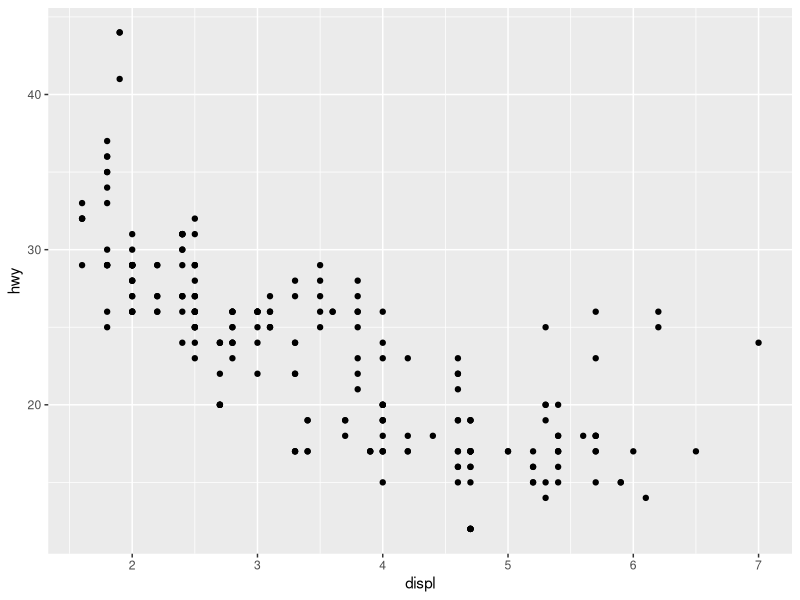
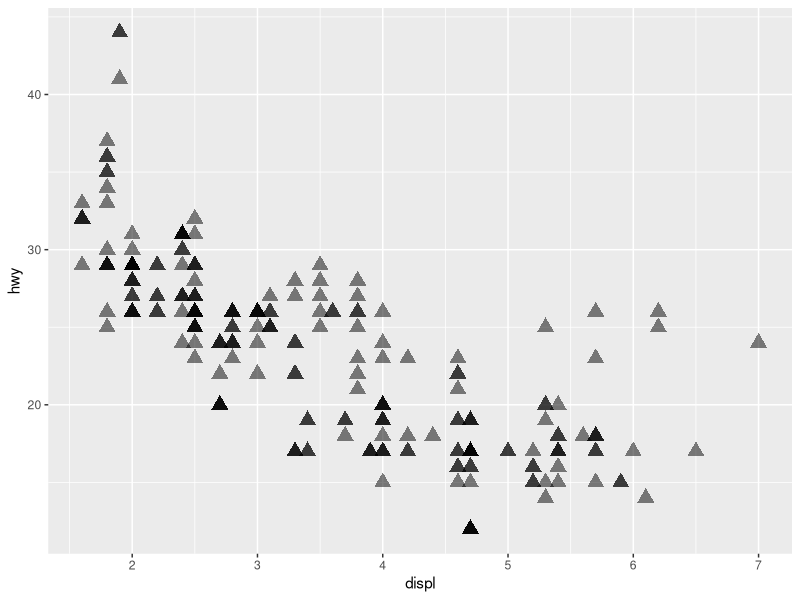
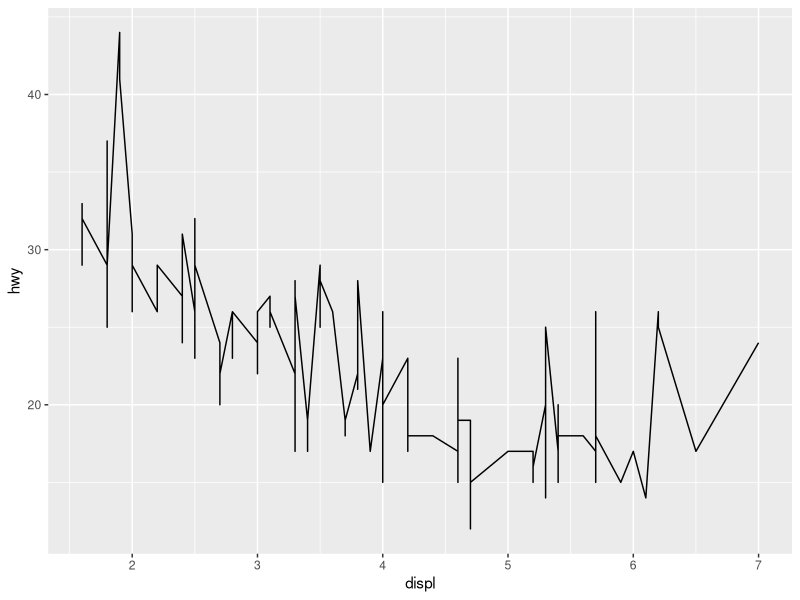
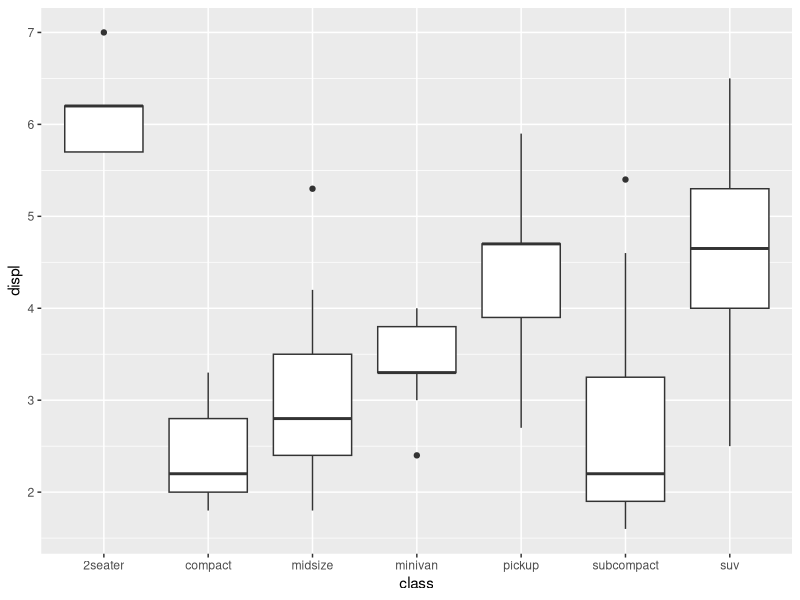
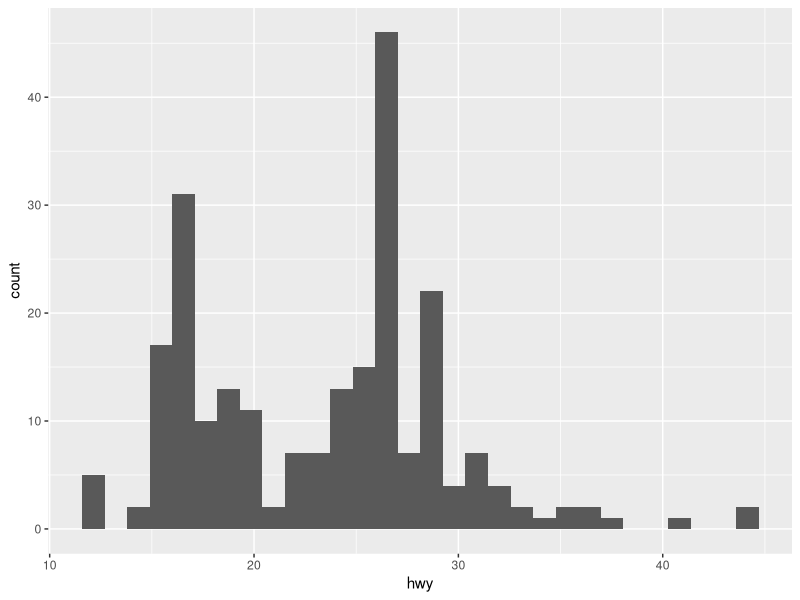
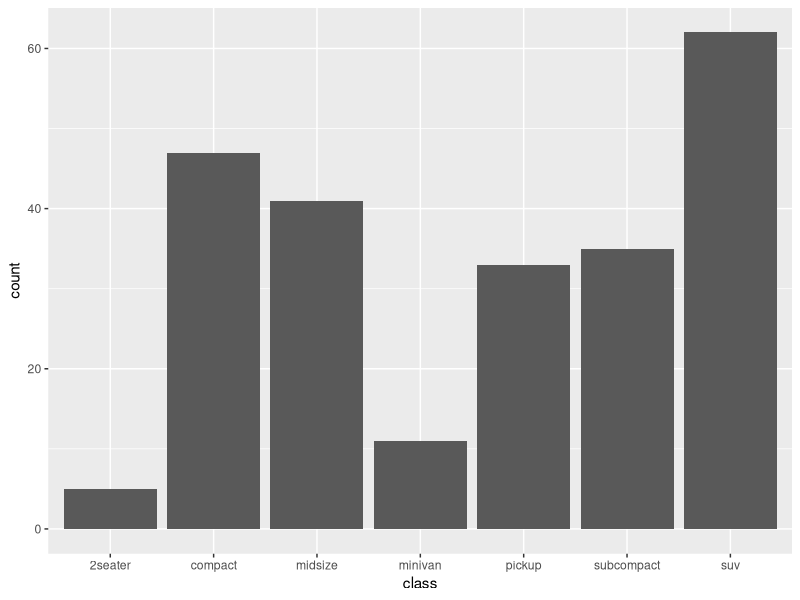
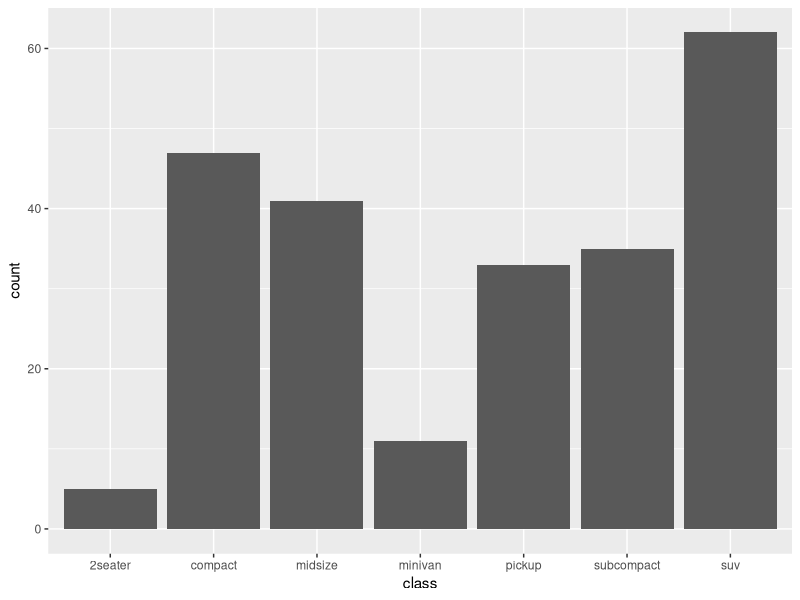
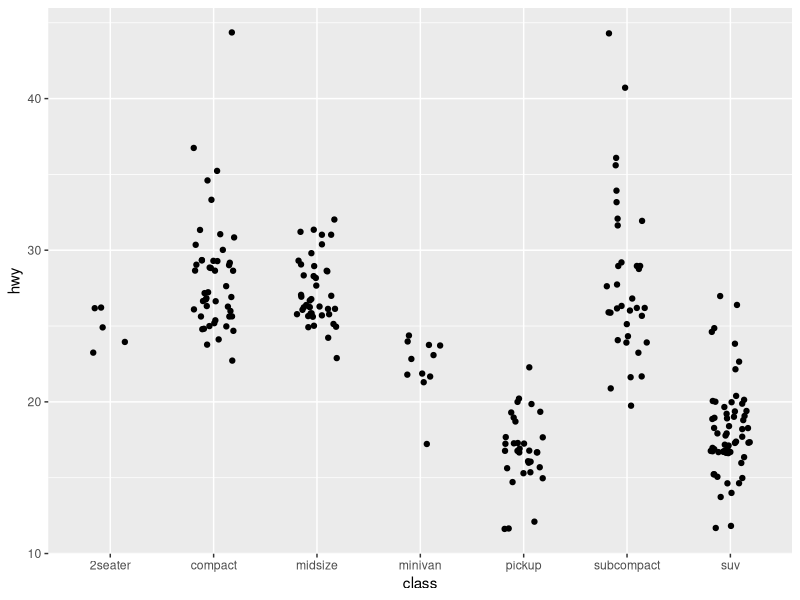

Source code (R) for these figures, in order:
## ---- chunk 1
knitr::opts_chunk$set(echo = TRUE)
## ---- chunk 2
library(ggplot2)
library(sf)
library(maps)
## ---- chunk 3
ggplot(mpg) + 
  geom_point(aes(x = displ, y = hwy))
## ---- chunk 4
ggplot(mpg) + 
  geom_point(aes(x = displ, y = hwy), shape="triangle", size=4, alpha=0.5)
## ---- chunk 5
ggplot(data=mpg)+
  geom_line(aes(x=displ, y=hwy))
ggplot(data=mpg)+
  geom_boxplot(aes(x=class, y=displ))
ggplot(data=mpg)+
  geom_histogram(aes(x=hwy))
## ---- chunk 6
ggplot(mpg) + 
  geom_bar(aes(x = class))
## ---- chunk 7
ggplot(mpg) + 
  stat_count(aes(x = class))
## ---- chunk 8
ggplot(mpg) + 
  geom_jitter(aes(x = class, y = hwy), width = 0.2)
## ---- chunk 9
ggplot(mpg, aes(x=class, y=hwy)) + 
  geom_jitter(width = 0.2)+
  stat_summary(geom = "point", fun="mean", color="red")
## ---- chunk 10
p1<- ggplot(data = diamonds) + 
  geom_bar(mapping = aes(x = cut, y = after_stat(prop)))

p2<-ggplot(data = diamonds) + 
  geom_bar(mapping = aes(x = cut, fill = color, y = after_stat(prop)))

p1
p2
## ---- chunk 11
p1_new<- ggplot(data = diamonds) + 
  geom_bar(mapping = aes(x = cut, y = after_stat(prop), group=1))

p2_new<-ggplot(data = diamonds) + 
  geom_bar(mapping = aes(x = cut, fill = color, y = ..count.. / sum(..count..)))

p1_new
p2_new
## ---- chunk 12
ggplot(data = mpg, mapping = aes(x = cty, y = hwy)) + 
  geom_point( )
## ---- chunk 13
ggplot(data = mpg, mapping = aes(x = cty, y = hwy)) + 
  geom_point(position="jitter" )
## ---- chunk 14
ggplot(mpg) + 
  geom_point(aes(x = displ, y = hwy, colour = class)) + 
  scale_colour_brewer(type = 'qual')
## ---- chunk 15
data("mpg")
ggplot(mpg) + 
  geom_point(aes(x = displ, y = hwy, colour = class)) + 
  scale_colour_brewer(type = 'qual', palette = "Set1")
## ---- chunk 16
ggplot(mpg) + 
  geom_point(aes(x = displ, y = hwy, colour = class)) + 
  scale_colour_brewer(type = 'qual')
## ---- chunk 17
ggplot(mpg) + 
  geom_point(aes(x = displ, y = hwy, colour = class, size=cyl)) + 
  scale_colour_brewer(type = 'qual') +
  scale_size(breaks = c(4, 5, 6, 8))
## ---- chunk 18
ggplot(mpg) + 
  geom_point(aes(x = displ, y = hwy, colour = class, size=cyl)) + 
  scale_colour_brewer(type = 'qual') +
  scale_size_area(breaks = c(4, 5, 6, 8))
## ---- chunk 19
ggplot(mpg) + 
  geom_point(aes(x = displ, y = hwy, colour = class, size = cty))
## ---- chunk 20
ggplot(mpg) + 
  geom_point(aes(x = displ, y = hwy, colour = cty, size = cty))
## ---- chunk 21
ggplot(mpg) + 
  geom_point(aes(x = displ, y = hwy, colour = cty, size = cty))+
  guides(color="legend")
## ---- chunk 22
ggplot(mpg) + 
  geom_point(aes(x = displ, y = hwy, colour = cty, size = cty))
## ---- chunk 23
ggplot(mpg) + 
  geom_point(aes(x = displ, y = hwy)) + 
  facet_wrap(~ drv)
## ---- chunk 24
ggplot(mpg) + 
  geom_point(aes(x = displ, y = hwy)) + 
  facet_wrap(~ drv, scales="free_y")
## ---- chunk 25
ggplot(mpg) + 
  geom_bar(aes(y = manufacturer)) + 
  facet_grid(class ~ .)
## ---- chunk 26
data("mpg")
ggplot(mpg) + 
  geom_bar(aes(y = manufacturer)) + 
  facet_grid(class ~ ., space = "free_y", scales = "free_y")
## ---- chunk 27
ggplot(mpg) + 
  geom_bar(aes(x = class)) + 
  coord_polar()
## ---- chunk 28
ggplot(mpg) + 
  geom_bar(aes(x = class)) + 
  coord_polar(theta = 'y') + 
  expand_limits(y = 70)
## ---- chunk 29
ggplot(mpg) + 
  geom_bar(aes(x = class)) + 
  scale_y_continuous(limits = c(0, 40))
## ---- chunk 30
ggplot(mpg) + 
  geom_bar(aes(x = class)) + 
  coord_cartesian(ylim = c(0, 40))
## ---- chunk 31
ggplot(mpg) + 
  geom_point(aes(x = hwy, y = displ))
## ---- chunk 32
ggplot(mpg) + 
  geom_point(aes(x = hwy, y = displ))+scale_y_continuous(trans = "log")
## ---- chunk 33
ggplot(mpg) + 
  geom_point(aes(x = hwy, y = displ))+
  coord_trans(y="log")
## ---- chunk 34
# Get the borders of all countries
world <- sf::st_as_sf(maps::map('world', plot = FALSE, fill = TRUE))
world <- sf::st_wrap_dateline(world, 
                              options = c("WRAPDATELINE=YES", "DATELINEOFFSET=180"),
                              quiet = TRUE)
# Plot code
ggplot(world) + 
  geom_sf() + 
  coord_sf(crs = "+proj=moll")
## ---- chunk 35
# Plot code
ggplot(world) + 
  geom_sf() + 
  coord_sf(crs = "+proj=robin")
## ---- chunk 36
ggplot(mpg) + 
  geom_bar(aes(y = class, fill = drv)) + 
  facet_wrap(~year) + 
  labs(title = "Number of car models per class",
       caption = "source: http://fueleconomy.gov",
       x = 'Number of cars',
       y = NULL)
